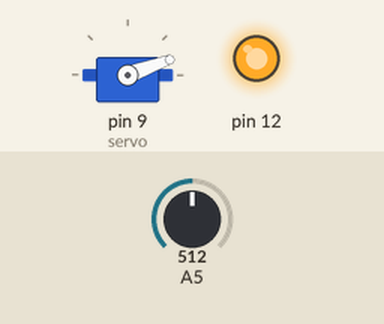
This sketch was run on a simulated Arduino Uno, built with avr-gcc and run on an emulated ATmega328P. Shown: servo, output pins drawn as LEDs (lit = HIGH). Inputs (shaded band) come from the test bench; at power-on: A5 = 512. What the sketch prints to the serial monitor is not drawn. At 39.2 s the program stops and its outputs stay as they are.

Above: at 5.06 s.
At 13.1 s:
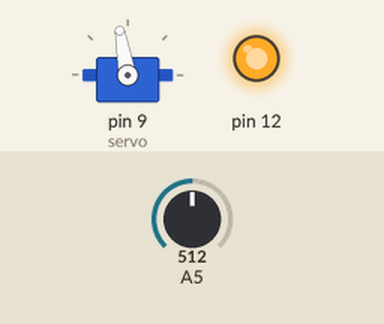
At 21.1 s:
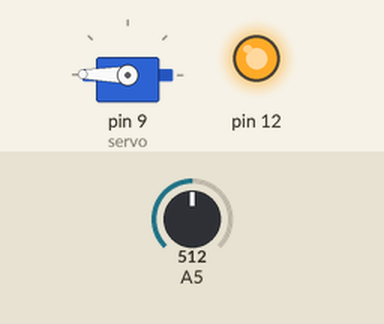
At 39.2 s:
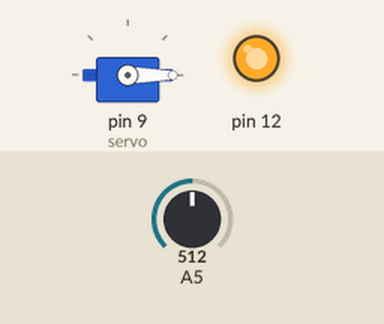
Timing chart, 0 to 40.7 s (numbered marks = the images above):
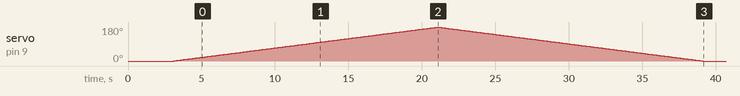

Measured:
- by itself, servo on pin 9 (servo): rises from 0° to 179° in 17.9 s, then falls to 0° in 18.1 s

The sketch:

Sniper.ino
```cpp
#include <Servo.h>

Servo servo;

int data[180];

void setup() {
  Serial.begin(115200);
  servo.attach(9, 300, 2400);
  pinMode(A5, INPUT);
  pinMode(12, OUTPUT);

  digitalWrite(12, HIGH);

  servo.write(0);
  delay(3000);
}

void loop() {

  for (int i = 0; i < 180; i++) {
    servo.write(i);

    int a = analogRead(A5);
    int b = analogRead(A5);
    int c = analogRead(A5);

    int min = min(a, min(b, c));
    int max = max(a, max(b, c));
    int other = a + b + c;

    other -= min;
    other -= max;


    data[i] = other;
    Serial.println(data[i]);

    delay(100);
  }

  for (int i = 179; i >= 0; i--) {
    servo.write(i);

    int a = analogRead(A5);
    int b = analogRead(A5);
    int c = analogRead(A5);

    int min = min(a, min(b, c));
    int max = max(a, max(b, c));
    int other = a + b + c;

    other -= min;
    other -= max;

    int sum = other + data[i];
    data[i] = sum / 2;
    Serial.println(data[i]);
    delay(100);
  }

  int index = 200;
  int min = 1000;
  for (int i = 0; i < 180; i++) {
    if (data[i] < min) {
      min = data[i];
      index = i;
    }
  }

  servo.write(index - 1);

  while (1);

}
```
